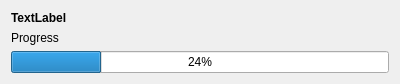
<?xml version="1.0" encoding="UTF-8"?>
<ui version="4.0">
 <class>rv_progress_dialog</class>
 <widget class="QDialog" name="rv_progress_dialog">
  <property name="geometry">
   <rect>
    <x>0</x>
    <y>0</y>
    <width>400</width>
    <height>64</height>
   </rect>
  </property>
  <property name="windowTitle">
   <string>Progress ...</string>
  </property>
  <layout class="QVBoxLayout" name="verticalLayout">
   <item>
    <widget class="QLabel" name="label_maintask">
     <property name="font">
      <font>
       <weight>75</weight>
       <bold>true</bold>
      </font>
     </property>
     <property name="text">
      <string>TextLabel</string>
     </property>
    </widget>
   </item>
   <item>
    <widget class="QLabel" name="label_progress">
     <property name="text">
      <string>Progress</string>
     </property>
    </widget>
   </item>
   <item>
    <spacer name="verticalSpacer">
     <property name="orientation">
      <enum>Qt::Vertical</enum>
     </property>
     <property name="sizeHint" stdset="0">
      <size>
       <width>20</width>
       <height>40</height>
      </size>
     </property>
    </spacer>
   </item>
   <item>
    <widget class="QProgressBar" name="progressBar">
     <property name="value">
      <number>24</number>
     </property>
    </widget>
   </item>
  </layout>
 </widget>
 <resources/>
 <connections/>
</ui>
